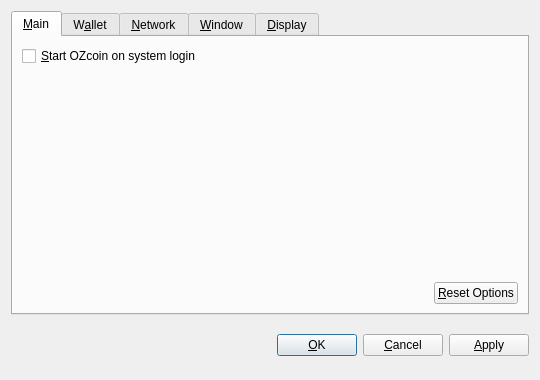
<?xml version="1.0" encoding="UTF-8"?>
<ui version="4.0">
 <class>OptionsDialog</class>
 <widget class="QDialog" name="OptionsDialog">
  <property name="geometry">
   <rect>
    <x>0</x>
    <y>0</y>
    <width>540</width>
    <height>380</height>
   </rect>
  </property>
  <property name="windowTitle">
   <string>Options</string>
  </property>
  <property name="modal">
   <bool>true</bool>
  </property>
  <layout class="QVBoxLayout" name="verticalLayout">
   <item>
    <widget class="QTabWidget" name="tabWidget">
     <property name="tabPosition">
      <enum>QTabWidget::North</enum>
     </property>
     <property name="currentIndex">
      <number>0</number>
     </property>
     <widget class="QWidget" name="tabMain">
      <attribute name="title">
       <string>&amp;Main</string>
      </attribute>
      <layout class="QVBoxLayout" name="verticalLayout_Main">
       <item>
        <widget class="QCheckBox" name="bitcoinAtStartup">
         <property name="toolTip">
          <string>Automatically start OZcoin after logging in to the system.</string>
         </property>
         <property name="text">
          <string>&amp;Start OZcoin on system login</string>
         </property>
        </widget>
       </item>
       <item>
        <spacer name="verticalSpacer_Main">
         <property name="orientation">
          <enum>Qt::Vertical</enum>
         </property>
         <property name="sizeHint" stdset="0">
          <size>
           <width>20</width>
           <height>40</height>
          </size>
         </property>
        </spacer>
       </item>
       <item>
        <layout class="QHBoxLayout" name="horizontalLayout_2_Main">
         <item>
          <spacer name="horizontalSpacer_2_Main">
           <property name="orientation">
            <enum>Qt::Horizontal</enum>
           </property>
           <property name="sizeHint" stdset="0">
            <size>
             <width>40</width>
             <height>20</height>
            </size>
           </property>
          </spacer>
         </item>
         <item>
          <widget class="QPushButton" name="resetButton">
           <property name="toolTip">
            <string>Reset all client options to default.</string>
           </property>
           <property name="text">
            <string>&amp;Reset Options</string>
           </property>
           <property name="autoDefault">
            <bool>false</bool>
           </property>
          </widget>
         </item>
        </layout>
       </item>
      </layout>
     </widget>
     <widget class="QWidget" name="tabWallet">
      <attribute name="title">
       <string>W&amp;allet</string>
      </attribute>
      <layout class="QVBoxLayout" name="verticalLayout_Network">
       <item>
        <widget class="QLabel" name="transactionFeeInfoLabel">
         <property name="text">
          <string>Optional transaction fee per kB that helps make sure your transactions are processed quickly. Most transactions are 1 kB.</string>
         </property>
         <property name="textFormat">
          <enum>Qt::PlainText</enum>
         </property>
         <property name="wordWrap">
          <bool>true</bool>
         </property>
        </widget>
       </item>
       <item>
        <layout class="QHBoxLayout" name="horizontalLayout_1_Main">
         <item>
          <widget class="QLabel" name="transactionFeeLabel">
           <property name="text">
            <string>Pay transaction &amp;fee</string>
           </property>
           <property name="textFormat">
            <enum>Qt::PlainText</enum>
           </property>
           <property name="buddy">
            <cstring>transactionFee</cstring>
           </property>
          </widget>
         </item>
         <item>
          <widget class="BitcoinAmountField" name="transactionFee"/>
         </item>
         <item>
          <spacer name="horizontalSpacer_1_Main">
           <property name="orientation">
            <enum>Qt::Horizontal</enum>
           </property>
           <property name="sizeHint" stdset="0">
            <size>
             <width>40</width>
             <height>20</height>
            </size>
           </property>
          </spacer>
         </item>
        </layout>
       </item>
       <item>
        <widget class="QLabel" name="label">
         <property name="text">
          <string>If you disable the spending of unconfirmed change, the change from a transaction cannot be used until that transaction has at least one confirmation. This also affects how your balance is computed.</string>
         </property>
         <property name="wordWrap">
          <bool>true</bool>
         </property>
        </widget>
       </item>
       <item>
        <widget class="QCheckBox" name="spendZeroConfChange">
         <property name="text">
          <string>Spend unconfirmed change  (experts only)</string>
         </property>
        </widget>
       </item>
       <item>
        <spacer name="verticalSpacer">
         <property name="orientation">
          <enum>Qt::Vertical</enum>
         </property>
         <property name="sizeHint" stdset="0">
          <size>
           <width>20</width>
           <height>40</height>
          </size>
         </property>
        </spacer>
       </item>
      </layout>
     </widget>
     <widget class="QWidget" name="tabNetwork">
      <attribute name="title">
       <string>&amp;Network</string>
      </attribute>
      <layout class="QVBoxLayout" name="verticalLayout_Network">
       <item>
        <widget class="QCheckBox" name="mapPortUpnp">
         <property name="toolTip">
          <string>Automatically open the OZcoin client port on the router. This only works when your router supports UPnP and it is enabled.</string>
         </property>
         <property name="text">
          <string>Map port using &amp;UPnP</string>
         </property>
        </widget>
       </item>
       <item>
        <widget class="QCheckBox" name="connectSocks">
         <property name="toolTip">
          <string>Connect to the OZcoin network through a SOCKS proxy (e.g. when connecting through Tor).</string>
         </property>
         <property name="text">
          <string>&amp;Connect through SOCKS proxy:</string>
         </property>
        </widget>
       </item>
       <item>
        <layout class="QHBoxLayout" name="horizontalLayout_Network">
         <item>
          <widget class="QLabel" name="proxyIpLabel">
           <property name="text">
            <string>Proxy &amp;IP:</string>
           </property>
           <property name="textFormat">
            <enum>Qt::PlainText</enum>
           </property>
           <property name="buddy">
            <cstring>proxyIp</cstring>
           </property>
          </widget>
         </item>
         <item>
          <widget class="QValidatedLineEdit" name="proxyIp">
           <property name="maximumSize">
            <size>
             <width>140</width>
             <height>16777215</height>
            </size>
           </property>
           <property name="toolTip">
            <string>IP address of the proxy (e.g. 127.0.0.1)</string>
           </property>
          </widget>
         </item>
         <item>
          <widget class="QLabel" name="proxyPortLabel">
           <property name="text">
            <string>&amp;Port:</string>
           </property>
           <property name="textFormat">
            <enum>Qt::PlainText</enum>
           </property>
           <property name="buddy">
            <cstring>proxyPort</cstring>
           </property>
          </widget>
         </item>
         <item>
          <widget class="QLineEdit" name="proxyPort">
           <property name="maximumSize">
            <size>
             <width>55</width>
             <height>16777215</height>
            </size>
           </property>
           <property name="toolTip">
            <string>Port of the proxy (e.g. 9050)</string>
           </property>
          </widget>
         </item>
         <item>
          <widget class="QLabel" name="socksVersionLabel">
           <property name="text">
            <string>SOCKS &amp;Version:</string>
           </property>
           <property name="textFormat">
            <enum>Qt::PlainText</enum>
           </property>
           <property name="buddy">
            <cstring>socksVersion</cstring>
           </property>
          </widget>
         </item>
         <item>
          <widget class="QValueComboBox" name="socksVersion">
           <property name="toolTip">
            <string>SOCKS version of the proxy (e.g. 5)</string>
           </property>
          </widget>
         </item>
         <item>
          <spacer name="horizontalSpacer_Network">
           <property name="orientation">
            <enum>Qt::Horizontal</enum>
           </property>
           <property name="sizeHint" stdset="0">
            <size>
             <width>40</width>
             <height>20</height>
            </size>
           </property>
          </spacer>
         </item>
        </layout>
       </item>
       <item>
        <spacer name="verticalSpacer_Network">
         <property name="orientation">
          <enum>Qt::Vertical</enum>
         </property>
         <property name="sizeHint" stdset="0">
          <size>
           <width>20</width>
           <height>40</height>
          </size>
         </property>
        </spacer>
       </item>
      </layout>
     </widget>
     <widget class="QWidget" name="tabWindow">
      <attribute name="title">
       <string>&amp;Window</string>
      </attribute>
      <layout class="QVBoxLayout" name="verticalLayout_Window">
       <item>
        <widget class="QCheckBox" name="minimizeToTray">
         <property name="toolTip">
          <string>Show only a tray icon after minimizing the window.</string>
         </property>
         <property name="text">
          <string>&amp;Minimize to the tray instead of the taskbar</string>
         </property>
        </widget>
       </item>
       <item>
        <widget class="QCheckBox" name="minimizeOnClose">
         <property name="toolTip">
          <string>Minimize instead of exit the application when the window is closed. When this option is enabled, the application will be closed only after selecting Quit in the menu.</string>
         </property>
         <property name="text">
          <string>M&amp;inimize on close</string>
         </property>
        </widget>
       </item>
       <item>
        <spacer name="verticalSpacer_Window">
         <property name="orientation">
          <enum>Qt::Vertical</enum>
         </property>
         <property name="sizeHint" stdset="0">
          <size>
           <width>20</width>
           <height>40</height>
          </size>
         </property>
        </spacer>
       </item>
      </layout>
     </widget>
     <widget class="QWidget" name="tabDisplay">
      <attribute name="title">
       <string>&amp;Display</string>
      </attribute>
      <layout class="QVBoxLayout" name="verticalLayout_Display">
       <item>
        <layout class="QHBoxLayout" name="horizontalLayout_1_Display">
         <item>
          <widget class="QLabel" name="langLabel">
           <property name="text">
            <string>User Interface &amp;language:</string>
           </property>
           <property name="textFormat">
            <enum>Qt::PlainText</enum>
           </property>
           <property name="buddy">
            <cstring>lang</cstring>
           </property>
          </widget>
         </item>
         <item>
          <widget class="QValueComboBox" name="lang">
           <property name="toolTip">
            <string>The user interface language can be set here. This setting will take effect after restarting OZcoin.</string>
           </property>
          </widget>
         </item>
        </layout>
       </item>
       <item>
        <layout class="QHBoxLayout" name="horizontalLayout_2_Display">
         <item>
          <widget class="QLabel" name="unitLabel">
           <property name="text">
            <string>&amp;Unit to show amounts in:</string>
           </property>
           <property name="textFormat">
            <enum>Qt::PlainText</enum>
           </property>
           <property name="buddy">
            <cstring>unit</cstring>
           </property>
          </widget>
         </item>
         <item>
          <widget class="QValueComboBox" name="unit">
           <property name="toolTip">
            <string>Choose the default subdivision unit to show in the interface and when sending coins.</string>
           </property>
          </widget>
         </item>
        </layout>
       </item>
       <item>
        <widget class="QCheckBox" name="displayAddresses">
         <property name="toolTip">
          <string>Whether to show OZcoin addresses in the transaction list or not.</string>
         </property>
         <property name="text">
          <string>&amp;Display addresses in transaction list</string>
         </property>
        </widget>
       </item>
       <item>
        <widget class="QCheckBox" name="coinControlFeatures">
         <property name="toolTip">
          <string>Whether to show coin control features or not.</string>
         </property>
         <property name="text">
          <string>Display coin &amp;control features (experts only!)</string>
         </property>
        </widget>
       </item>
       <item>
        <spacer name="verticalSpacer_Display">
         <property name="orientation">
          <enum>Qt::Vertical</enum>
         </property>
         <property name="sizeHint" stdset="0">
          <size>
           <width>20</width>
           <height>40</height>
          </size>
         </property>
        </spacer>
       </item>
      </layout>
     </widget>
    </widget>
   </item>
   <item>
    <layout class="QHBoxLayout" name="horizontalLayout_Buttons">
     <item>
      <spacer name="horizontalSpacer_1">
       <property name="orientation">
        <enum>Qt::Horizontal</enum>
       </property>
       <property name="sizeHint" stdset="0">
        <size>
         <width>40</width>
         <height>48</height>
        </size>
       </property>
      </spacer>
     </item>
     <item>
      <widget class="QLabel" name="statusLabel">
       <property name="font">
        <font>
         <weight>75</weight>
         <bold>true</bold>
        </font>
       </property>
       <property name="text">
        <string/>
       </property>
       <property name="textFormat">
        <enum>Qt::PlainText</enum>
       </property>
       <property name="wordWrap">
        <bool>true</bool>
       </property>
      </widget>
     </item>
     <item>
      <spacer name="horizontalSpacer_2">
       <property name="orientation">
        <enum>Qt::Horizontal</enum>
       </property>
       <property name="sizeHint" stdset="0">
        <size>
         <width>40</width>
         <height>48</height>
        </size>
       </property>
      </spacer>
     </item>
     <item>
      <widget class="QPushButton" name="okButton">
       <property name="text">
        <string>&amp;OK</string>
       </property>
      </widget>
     </item>
     <item>
      <widget class="QPushButton" name="cancelButton">
       <property name="text">
        <string>&amp;Cancel</string>
       </property>
       <property name="autoDefault">
        <bool>false</bool>
       </property>
      </widget>
     </item>
     <item>
      <widget class="QPushButton" name="applyButton">
       <property name="text">
        <string>&amp;Apply</string>
       </property>
       <property name="autoDefault">
        <bool>false</bool>
       </property>
      </widget>
     </item>
    </layout>
   </item>
  </layout>
 </widget>
 <customwidgets>
  <customwidget>
   <class>BitcoinAmountField</class>
   <extends>QSpinBox</extends>
   <header>bitcoinamountfield.h</header>
  </customwidget>
  <customwidget>
   <class>QValueComboBox</class>
   <extends>QComboBox</extends>
   <header>qvaluecombobox.h</header>
  </customwidget>
  <customwidget>
   <class>QValidatedLineEdit</class>
   <extends>QLineEdit</extends>
   <header>qvalidatedlineedit.h</header>
  </customwidget>
 </customwidgets>
 <resources/>
 <connections/>
</ui>
